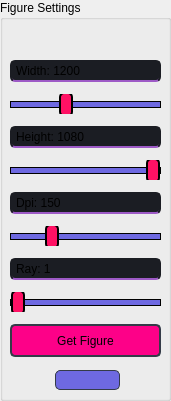
                        <widget class="QGroupBox" name="figure_settings_groupBox">
                         <property name="geometry">
                          <rect>
                           <x>-1</x>
                           <y>300</y>
                           <width>171</width>
                           <height>401</height>
                          </rect>
                         </property>
                         <property name="title">
                          <string>Figure Settings</string>
                         </property>
                         <widget class="QWidget" name="verticalLayoutWidget_2">
                          <property name="geometry">
                           <rect>
                            <x>10</x>
                            <y>54</y>
                            <width>151</width>
                            <height>311</height>
                           </rect>
                          </property>
                          <layout class="QVBoxLayout" name="figure_settings_verticalLayout">
                           <item>
                            <widget class="QLabel" name="pymol_width_label">
                             <property name="sizePolicy">
                              <sizepolicy hsizetype="Preferred" vsizetype="Preferred">
                               <horstretch>0</horstretch>
                               <verstretch>0</verstretch>
                              </sizepolicy>
                             </property>
                             <property name="minimumSize">
                              <size>
                               <width>50</width>
                               <height>22</height>
                              </size>
                             </property>
                             <property name="maximumSize">
                              <size>
                               <width>16777215</width>
                               <height>22</height>
                              </size>
                             </property>
                             <property name="styleSheet">
                              <string notr="true">QLabel {
	background-color: rgb(27, 29, 35);
	border-radius: 5px;
	border: 2px solid rgb(27, 29, 35);
    padding: 1px 1px 1px 1px;
	border-bottom-color: rgb(157, 90, 198);
}


QLabel:hover{
	border: 2px solid rgb(64, 71, 88);
	selection-color: rgb(127, 5, 64);

}</string>
                             </property>
                             <property name="text">
                              <string>Width: 1200</string>
                             </property>
                            </widget>
                           </item>
                           <item>
                            <widget class="QSlider" name="width_horizontalSlider">
                             <property name="sizePolicy">
                              <sizepolicy hsizetype="Preferred" vsizetype="Fixed">
                               <horstretch>0</horstretch>
                               <verstretch>0</verstretch>
                              </sizepolicy>
                             </property>
                             <property name="styleSheet">
                              <string notr="true">

QSlider::handle:horizontal 
	{
    background-color:  rgb(255, 17, 100);
    border: 2px solid;
    width: 8px;
    margin: -15px 0px;
    }

QSlider:horizontal 
{
    min-height: 20px;
}

QSlider::groove:horizontal 
{
    height: 1px;
	background-color: rgb(110, 105, 225);
    border: 1px solid;
    height: 5px;
    margin: 0px;
	border-radius: 5px;
}

QSlider::handle:horizontal 
{
    width: 10px;
    margin-top: -10px;
    margin-bottom: -10px;
    border-radius: 5px;
    background-color: rgb(255, 17, 100);
    border: 2px solid;
}

QSlider::handle:horizontal:hover
{
	background-color: rgb(22, 200, 244);
}
</string>
                             </property>
                             <property name="minimum">
                              <number>800</number>
                             </property>
                             <property name="maximum">
                              <number>1920</number>
                             </property>
                             <property name="singleStep">
                              <number>20</number>
                             </property>
                             <property name="pageStep">
                              <number>20</number>
                             </property>
                             <property name="value">
                              <number>1200</number>
                             </property>
                             <property name="orientation">
                              <enum>Qt::Horizontal</enum>
                             </property>
                             <property name="invertedAppearance">
                              <bool>false</bool>
                             </property>
                             <property name="invertedControls">
                              <bool>false</bool>
                             </property>
                             <property name="tickPosition">
                              <enum>QSlider::NoTicks</enum>
                             </property>
                             <property name="tickInterval">
                              <number>20</number>
                             </property>
                            </widget>
                           </item>
                           <item>
                            <widget class="QLabel" name="pymol_height_label">
                             <property name="sizePolicy">
                              <sizepolicy hsizetype="Preferred" vsizetype="Preferred">
                               <horstretch>0</horstretch>
                               <verstretch>0</verstretch>
                              </sizepolicy>
                             </property>
                             <property name="minimumSize">
                              <size>
                               <width>50</width>
                               <height>22</height>
                              </size>
                             </property>
                             <property name="maximumSize">
                              <size>
                               <width>16777215</width>
                               <height>22</height>
                              </size>
                             </property>
                             <property name="styleSheet">
                              <string notr="true">QLabel {
	background-color: rgb(27, 29, 35);
	border-radius: 5px;
	border: 2px solid rgb(27, 29, 35);
    padding: 1px 1px 1px 1px;
	
	border-bottom-color: rgb(157, 90, 198);
}


QLabel:hover{
	border: 2px solid rgb(64, 71, 88);
	selection-color: rgb(127, 5, 64);

}</string>
                             </property>
                             <property name="text">
                              <string>Height: 1080</string>
                             </property>
                            </widget>
                           </item>
                           <item>
                            <widget class="QSlider" name="height_horizontalSlider">
                             <property name="sizePolicy">
                              <sizepolicy hsizetype="Preferred" vsizetype="Fixed">
                               <horstretch>0</horstretch>
                               <verstretch>0</verstretch>
                              </sizepolicy>
                             </property>
                             <property name="styleSheet">
                              <string notr="true">QSlider::handle:horizontal 
	{
    background-color:  rgb(255, 17, 100);
    border: 2px solid;
    width: 8px;
    margin: -15px 0px;
    }

QSlider:horizontal 
{
    min-height: 20px;
}

QSlider::groove:horizontal 
{
    height: 1px;
	background-color: rgb(110, 105, 225);
    border: 1px solid;
    height: 5px;
    margin: 0px;
	border-radius: 5px;
}

QSlider::handle:horizontal 
{
    width: 10px;
    margin-top: -10px;
    margin-bottom: -10px;
    border-radius: 5px;
    background-color: rgb(255, 17, 100);
    border: 2px solid;
}

QSlider::handle:horizontal:hover
{
	background-color: rgb(22, 200, 244);
}
</string>
                             </property>
                             <property name="minimum">
                              <number>600</number>
                             </property>
                             <property name="maximum">
                              <number>1080</number>
                             </property>
                             <property name="singleStep">
                              <number>20</number>
                             </property>
                             <property name="pageStep">
                              <number>20</number>
                             </property>
                             <property name="value">
                              <number>1080</number>
                             </property>
                             <property name="orientation">
                              <enum>Qt::Horizontal</enum>
                             </property>
                             <property name="tickInterval">
                              <number>20</number>
                             </property>
                            </widget>
                           </item>
                           <item>
                            <widget class="QLabel" name="pymol_dpi_label">
                             <property name="sizePolicy">
                              <sizepolicy hsizetype="Preferred" vsizetype="Preferred">
                               <horstretch>0</horstretch>
                               <verstretch>0</verstretch>
                              </sizepolicy>
                             </property>
                             <property name="minimumSize">
                              <size>
                               <width>50</width>
                               <height>22</height>
                              </size>
                             </property>
                             <property name="maximumSize">
                              <size>
                               <width>16777215</width>
                               <height>22</height>
                              </size>
                             </property>
                             <property name="styleSheet">
                              <string notr="true">QLabel {
	background-color: rgb(27, 29, 35);
	border-radius: 5px;
	border: 2px solid rgb(27, 29, 35);
    padding: 1px 1px 1px 1px;
	
	border-bottom-color: rgb(157, 90, 198);
}


QLabel:hover{
	border: 2px solid rgb(64, 71, 88);
	selection-color: rgb(127, 5, 64);

}</string>
                             </property>
                             <property name="text">
                              <string>Dpi: 150</string>
                             </property>
                            </widget>
                           </item>
                           <item>
                            <widget class="QSlider" name="dpi_horizontalSlider">
                             <property name="sizePolicy">
                              <sizepolicy hsizetype="Preferred" vsizetype="Fixed">
                               <horstretch>0</horstretch>
                               <verstretch>0</verstretch>
                              </sizepolicy>
                             </property>
                             <property name="styleSheet">
                              <string notr="true">QSlider::handle:horizontal 
	{
    background-color:  rgb(255, 17, 100);
    border: 2px solid;
    width: 8px;
    margin: -15px 0px;
    }

QSlider:horizontal 
{
    min-height: 20px;
}

QSlider::groove:horizontal 
{
    height: 1px;
	background-color: rgb(110, 105, 225);
    border: 1px solid;
    height: 5px;
    margin: 0px;
	border-radius: 5px;
}

QSlider::handle:horizontal 
{
    width: 10px;
    margin-top: -10px;
    margin-bottom: -10px;
    border-radius: 5px;
    background-color: rgb(255, 17, 100);
    border: 2px solid;
}

QSlider::handle:horizontal:hover
{
	background-color: rgb(22, 200, 244);
}
</string>
                             </property>
                             <property name="minimum">
                              <number>100</number>
                             </property>
                             <property name="maximum">
                              <number>300</number>
                             </property>
                             <property name="singleStep">
                              <number>50</number>
                             </property>
                             <property name="pageStep">
                              <number>50</number>
                             </property>
                             <property name="value">
                              <number>150</number>
                             </property>
                             <property name="orientation">
                              <enum>Qt::Horizontal</enum>
                             </property>
                             <property name="tickInterval">
                              <number>50</number>
                             </property>
                            </widget>
                           </item>
                           <item>
                            <widget class="QLabel" name="pymol_ray_label">
                             <property name="sizePolicy">
                              <sizepolicy hsizetype="Preferred" vsizetype="Preferred">
                               <horstretch>0</horstretch>
                               <verstretch>0</verstretch>
                              </sizepolicy>
                             </property>
                             <property name="minimumSize">
                              <size>
                               <width>0</width>
                               <height>22</height>
                              </size>
                             </property>
                             <property name="maximumSize">
                              <size>
                               <width>16777215</width>
                               <height>22</height>
                              </size>
                             </property>
                             <property name="styleSheet">
                              <string notr="true">QLabel {
	background-color: rgb(27, 29, 35);
	border-radius: 5px;
	border: 2px solid rgb(27, 29, 35);
    padding: 1px 1px 1px 1px;
	
	border-bottom-color: rgb(157, 90, 198);
}


QLabel:hover{
	border: 2px solid rgb(64, 71, 88);
	selection-color: rgb(127, 5, 64);

}</string>
                             </property>
                             <property name="text">
                              <string>Ray: 1</string>
                             </property>
                            </widget>
                           </item>
                           <item>
                            <widget class="QSlider" name="ray_horizontalSlider">
                             <property name="sizePolicy">
                              <sizepolicy hsizetype="Preferred" vsizetype="Fixed">
                               <horstretch>0</horstretch>
                               <verstretch>0</verstretch>
                              </sizepolicy>
                             </property>
                             <property name="styleSheet">
                              <string notr="true">QSlider::handle:horizontal 
	{
    background-color:  rgb(255, 17, 100);
    border: 2px solid;
    width: 8px;
    margin: -15px 0px;
    }

QSlider:horizontal 
{
    min-height: 20px;
}

QSlider::groove:horizontal 
{
    height: 1px;
	background-color: rgb(110, 105, 225);
    border: 1px solid;
    height: 5px;
    margin: 0px;
	border-radius: 5px;
}

QSlider::handle:horizontal 
{
    width: 10px;
    margin-top: -10px;
    margin-bottom: -10px;
    border-radius: 5px;
    background-color: rgb(255, 17, 100);
    border: 2px solid;
}

QSlider::handle:horizontal:hover
{
	background-color: rgb(22, 200, 244);
}
</string>
                             </property>
                             <property name="minimum">
                              <number>1</number>
                             </property>
                             <property name="maximum">
                              <number>5</number>
                             </property>
                             <property name="pageStep">
                              <number>1</number>
                             </property>
                             <property name="value">
                              <number>1</number>
                             </property>
                             <property name="orientation">
                              <enum>Qt::Horizontal</enum>
                             </property>
                             <property name="tickInterval">
                              <number>1</number>
                             </property>
                            </widget>
                           </item>
                           <item>
                            <widget class="QPushButton" name="get_figure_pushButton">
                             <property name="minimumSize">
                              <size>
                               <width>0</width>
                               <height>33</height>
                              </size>
                             </property>
                             <property name="font">
                              <font>
                               <family>Segoe UI</family>
                               <pointsize>9</pointsize>
                              </font>
                             </property>
                             <property name="styleSheet">
                              <string notr="true">QPushButton 
{
	border: 2px solid rgb(52, 59, 72);
	border-radius: 5px;		
	background-color: rgb(202, 116, 220);
	
	background-color: rgb(253, 1, 136);
}

QPushButton:hover 
{
	
	background-color: rgb(22, 200, 244); 
	border: 2px solid rgb(61, 70, 86);
}
QPushButton:pressed 
{	
	background-color: rgb(255, 170, 0);
	border: 2px solid rgb(43, 50, 61);
}</string>
                             </property>
                             <property name="text">
                              <string>Get Figure</string>
                             </property>
                             <property name="icon">
                              <iconset resource="icons_path.qrc">
                               <normaloff>:/16x16/icons/16x16/cil-image-plus.png</normaloff>:/16x16/icons/16x16/cil-image-plus.png</iconset>
                             </property>
                            </widget>
                           </item>
                          </layout>
                         </widget>
                         <widget class="QPushButton" name="hide_figure_settings_pushButton">
                          <property name="enabled">
                           <bool>true</bool>
                          </property>
                          <property name="geometry">
                           <rect>
                            <x>55</x>
                            <y>370</y>
                            <width>65</width>
                            <height>20</height>
                           </rect>
                          </property>
                          <property name="sizePolicy">
                           <sizepolicy hsizetype="Preferred" vsizetype="Preferred">
                            <horstretch>0</horstretch>
                            <verstretch>0</verstretch>
                           </sizepolicy>
                          </property>
                          <property name="minimumSize">
                           <size>
                            <width>65</width>
                            <height>20</height>
                           </size>
                          </property>
                          <property name="maximumSize">
                           <size>
                            <width>65</width>
                            <height>20</height>
                           </size>
                          </property>
                          <property name="font">
                           <font>
                            <weight>50</weight>
                            <bold>false</bold>
                           </font>
                          </property>
                          <property name="styleSheet">
                           <string notr="true"> QPushButton 
		{
 		color: white; 
        border: 2px solid rgb(52, 59, 72); 
        border-radius: 5px; 
        background-color:  rgb(255, 17, 100); 
        border-width: 1px; 
        outline: none;	
		background-color: rgb(110, 105, 225);
		}

QPushButton:hover 
       { 
        background-color: rgb(22, 200, 244); 
        border: 2px solid rgb(61, 70, 86);
        }

QPushButton:pressed 
        { 
         background-color:  rgb(15, 133, 163); 
         border: 2px solid rgb(43, 50, 61);
         }     </string>
                          </property>
                          <property name="text">
                           <string/>
                          </property>
                          <property name="icon">
                           <iconset resource="icons_path.qrc">
                            <normaloff>:/16x16/icons/16x16/cil-chevron-circle-up-alt.png</normaloff>:/16x16/icons/16x16/cil-chevron-circle-up-alt.png</iconset>
                          </property>
                          <property name="flat">
                           <bool>false</bool>
                          </property>
                         </widget>
                        </widget>
